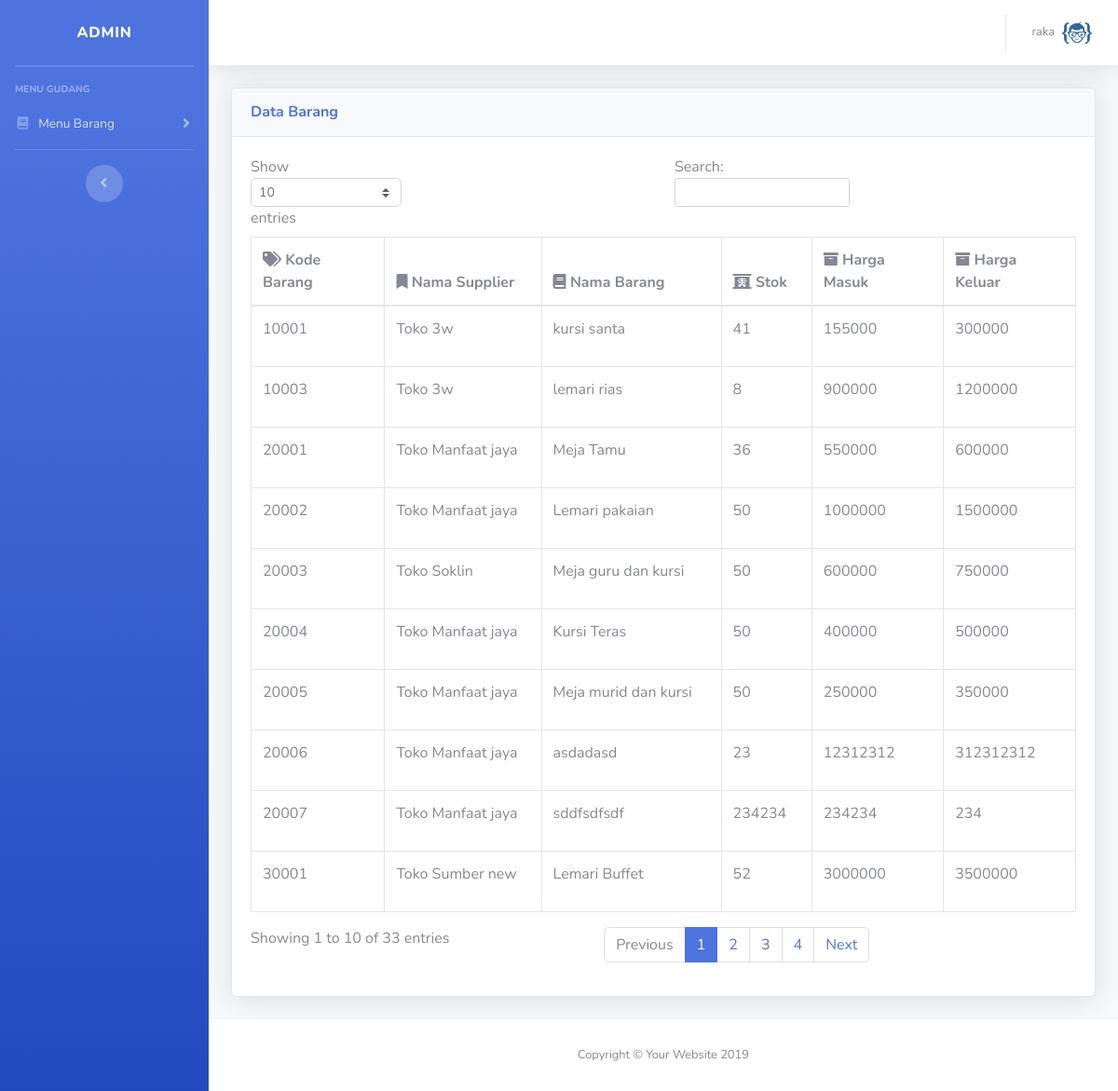
/gudang/index.php (signed in), run on the app's committed database.
### tables this page shows
CREATE TABLE `tb_user` (
  `username` varchar(20) NOT NULL,
  `password` varchar(20) DEFAULT NULL,
  `nama` text DEFAULT NULL,
  `tgl_lahir` date DEFAULT NULL,
  `alamat` text DEFAULT NULL,
  `kota` text DEFAULT NULL,
  `no_hp` text DEFAULT NULL,
  `jabatan` enum('admin','gudang','pemilik') DEFAULT NULL,
  `ket` enum('ada','tidak') NOT NULL DEFAULT 'ada'
);

CREATE TABLE `tb_barang` (
  `id_supplier` int(3) DEFAULT NULL,
  `id_brg` int(6) NOT NULL,
  `nm_brg` text DEFAULT NULL,
  `stok` int(5) DEFAULT NULL,
  `harga_beli` int(10) DEFAULT NULL,
  `harga_jual` int(10) DEFAULT NULL,
  `ket` enum('ada','tidak') NOT NULL DEFAULT 'ada'
);

CREATE TABLE `tb_supplier` (
  `id_supplier` int(3) NOT NULL,
  `nm_supplier` varchar(20) NOT NULL,
  `alamat` text DEFAULT NULL,
  `kota` text DEFAULT NULL,
  `no_hp` text DEFAULT NULL,
  `ket` enum('ada','tidak') NOT NULL DEFAULT 'ada'
);

### session.php (called while the page is built, shortened)
<?php
$session_id=$_SESSION['username'];
?>

### gudang/index.php (the view, shortened to what this page needs)
<?php
include('../koneksi.php');
include('../session.php');
$result = mysqli_query($conn, "select * from tb_user where username='$session_id'") or die('Error In Session');
$row = mysqli_fetch_array($result);
?>
<!DOCTYPE html>
<html lang="en">
<head>
  <link href="vendor/fontawesome-free/css/all.min.css" rel="stylesheet" type="text/css">
  <link href="css/sb-admin-2.min.css" rel="stylesheet">
</head>
<body id="page-top">
  <div id="wrapper">
    <ul class="navbar-nav bg-gradient-primary sidebar sidebar-dark accordion" id="accordionSidebar">
      <a class="sidebar-brand d-flex align-items-center justify-content-center" href="index.php">
        <div class="sidebar-brand-text mx-3"><?php echo "<td align='left'>" . $row['username'] . "</td>"; ?><sup></sup></div>
      </a>
      <hr class="sidebar-divider my-0">
      <hr class="sidebar-divider">
      <div class="sidebar-heading">
        Menu Gudang
      </div>
      <li class="nav-item">
        <a class="nav-link collapsed" href="#" data-toggle="collapse" data-target="#collapseTwo" aria-expanded="true" aria-controls="collapseTwo">
          <i class="fas fa-fw fa-book"></i>
          <span>Menu Barang</span>
        </a>
      </li>
      <hr class="sidebar-divider">
      <div class="text-center d-none d-md-inline">
        <button class="rounded-circle border-0" id="sidebarToggle"></button>
      </div>
    </ul>
    <div id="content-wrapper" class="d-flex flex-column">
      <div id="content">
        <nav class="navbar navbar-expand navbar-light bg-white topbar mb-4 static-top shadow">
          <ul class="navbar-nav ml-auto">
            <li class="nav-item dropdown no-arrow">
              <a class="nav-link dropdown-toggle" href="#" id="userDropdown" role="button" data-toggle="dropdown" aria-haspopup="true" aria-expanded="false">
                <span class="mr-2 d-none d-lg-inline text-gray-600 small"><?php echo "<td align='left'>" . $row['nama'] . "</td>"; ?></span>
                <img class="img-profile rounded-circle">
              </a>
            </li>
          </ul>
        </nav>
        <div class="container-fluid">
          <div class="card shadow mb-4">
            <div class="card-header py-3">
              <h6 class="m-0 font-weight-bold text-primary">Data Barang</h6>
            </div>
            <div class="card-body">
              <div class="table-responsive">
                <table class="table table-bordered" id="dataTable" width="100%" cellspacing="0">
                  <thead>
                    <tr>
                      <th><i class="fa fa-tags"></i> Kode Barang</th>
                      <th><i class="fa fa-bookmark"></i> Nama Supplier</th>
                      <th><i class="fa fa-book"></i> Nama Barang</th>
                      <th><i class="fa fa-x-ray"></i> Stok</th>
                      <th><i class=" fa fa-archive"></i> Harga Masuk</th>
                      <th><i class=" fa fa-archive"></i> Harga Keluar</th>
                    </tr>
                  </thead>
                  <tbody>
                    <?php
                    $sql_tampil = "select tb_barang.id_brg as id_brg, tb_supplier.nm_supplier as nm_supplier, tb_barang.nm_brg as nm_brg, tb_barang.stok as stok, tb_barang.harga_beli as hm, tb_barang.harga_jual as hk
								from tb_supplier, tb_barang where tb_barang.id_supplier=tb_supplier.id_supplier and tb_barang.ket='ada'";
                    $query_tampil = mysqli_query($conn, $sql_tampil);
                    while ($data = mysqli_fetch_assoc($query_tampil)) {
                    ?>
                      <tr>
                        <td><?php echo $data['id_brg'] ?></td>
                        <td><?php echo $data['nm_supplier'] ?></td>
                        <td>
                          <p><?php echo $data['nm_brg'] ?></p>
                        </td>
                        <td><?php echo $data['stok'] ?></td>
                        <td><?php echo $data['hm'] ?></td>
                        <td><?php echo $data['hk'] ?></td>
                      </tr>
                    <?php
                    }
                    ?>
                  </tbody>
                </table>
              </div>
            </div>
          </div>
        </div>
      </div>
      <footer class="sticky-footer bg-white">
        <div class="container my-auto">
          <div class="copyright text-center my-auto">
            <span>Copyright &copy; Your Website 2019</span>
          </div>
        </div>
      </footer>
    </div>
  </div>
</body>
</html>

### data on the page
tb_user: username "ADMIN", nama "raka"
tb_barang: id_brg "10001", id_supplier.nm_supplier "Toko 3w", nm_brg "kursi santa", stok "41", harga_beli "155000", harga_jual "300000"
tb_barang: id_brg "10003", id_supplier.nm_supplier "Toko 3w", nm_brg "lemari rias", stok "8", harga_beli "900000", harga_jual "1200000"
tb_barang: id_brg "20001", id_supplier.nm_supplier "Toko Manfaat jaya", nm_brg "Meja Tamu", stok "36", harga_beli "550000", harga_jual "600000"
tb_barang: id_brg "20002", id_supplier.nm_supplier "Toko Manfaat jaya", nm_brg "Lemari pakaian", stok "50", harga_beli "1000000", harga_jual "1500000"
tb_barang: id_brg "20003", id_supplier.nm_supplier "Toko Soklin", nm_brg "Meja guru dan kursi", stok "50", harga_beli "600000", harga_jual "750000"
tb_barang: id_brg "20004", id_supplier.nm_supplier "Toko Manfaat jaya", nm_brg "Kursi Teras", stok "50", harga_beli "400000", harga_jual "500000"
tb_barang: id_brg "20005", id_supplier.nm_supplier "Toko Manfaat jaya", nm_brg "Meja murid dan kursi", stok "50", harga_beli "250000", harga_jual "350000"
tb_barang: id_brg "20006", id_supplier.nm_supplier "Toko Manfaat jaya", nm_brg "asdadasd", stok "23", harga_beli "12312312", harga_jual "312312312"
tb_barang: id_brg "20007", id_supplier.nm_supplier "Toko Manfaat jaya", nm_brg "sddfsdfsdf", stok "234234", harga_beli "234234", harga_jual "234"
tb_barang: id_brg "30001", id_supplier.nm_supplier "Toko Sumber new", nm_brg "Lemari Buffet", stok "52", harga_beli "3000000", harga_jual "3500000"
